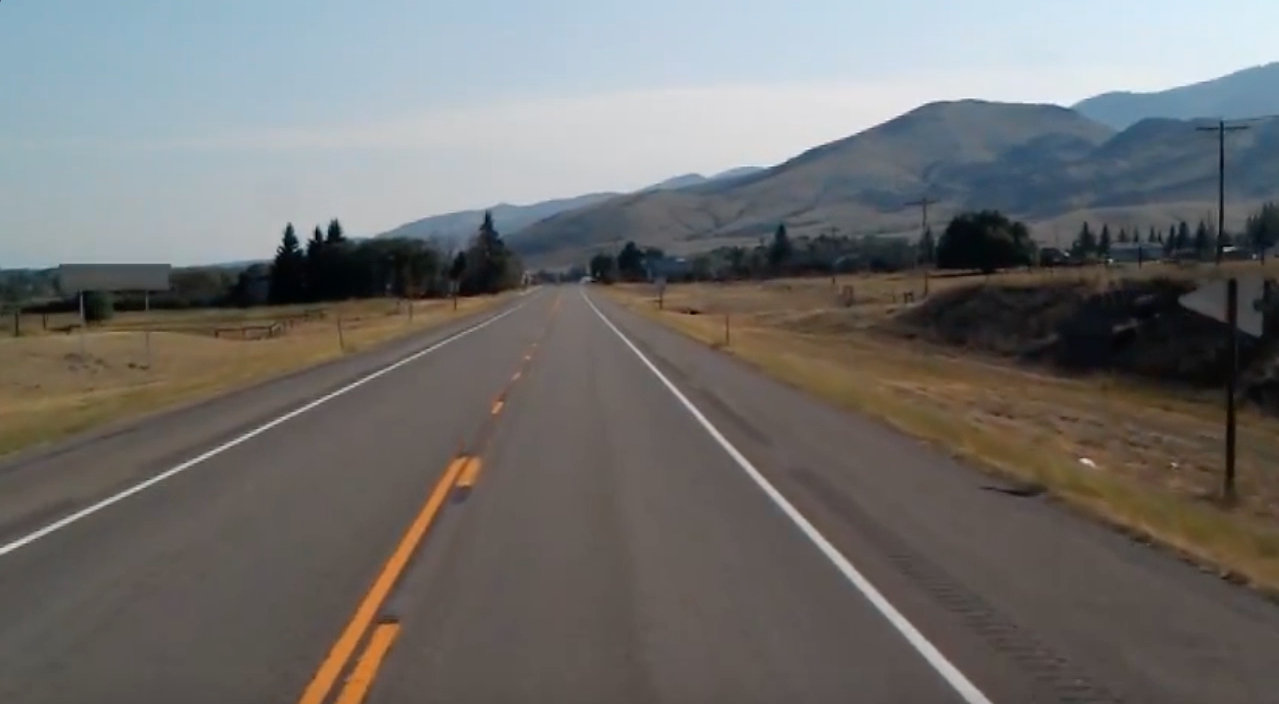
#> input picture test_image.jpg, 1279 x 704 px, given in place of test6.mp4, which was not available
$ python test4setup.py
#> lines starting #> are read from the running program, lines starting #| are printed output that depends on the picture; after the words box and inside, x2 and y2 are one past the last pixel; in counts of white or black regions, pixels touching at a corner belong together; pictures that were not available may be replaced by others from this repository, and a replacement may not be noted
#> further down, frame is the input picture: shape (704, 1279, 3); mean B, G, R 109.7, 111.3, 112.3
import cv2
import numpy as np

def make_coordinate(image, line_parameters):
    slope, intercept = line_parameters
    y1 = image.shape[0]
    y2 = int(y1*.6)
    x1 = int((y1 - intercept)/slope)
    x2 = int((y2 - intercept)/slope)
    return np.array([x1, y1, x2, y2])


def average_slope_intercept(image,lines):
    left_fit = []
    right_fit = []
    for line in lines:
        x1, y1, x2, y2 = line.reshape(4)
        parameters = np.polyfit((x1, x2), (y1, y2), 1)
        slope = parameters[0]
        intercept = parameters[1]
        if slope < 0:
            left_fit.append((slope, intercept))
        else:
            right_fit.append((slope,intercept))
    left_fit_average = np.average(left_fit, axis=0)
    right_fit_average = np.average(right_fit, axis=0)
    left_line = make_coordinate(image, left_fit_average)
    right_line = make_coordinate(image, right_fit_average)
    return np.array([left_line, right_line])


def canny(image):
    gray = cv2.cvtColor(image, cv2.COLOR_RGB2GRAY)
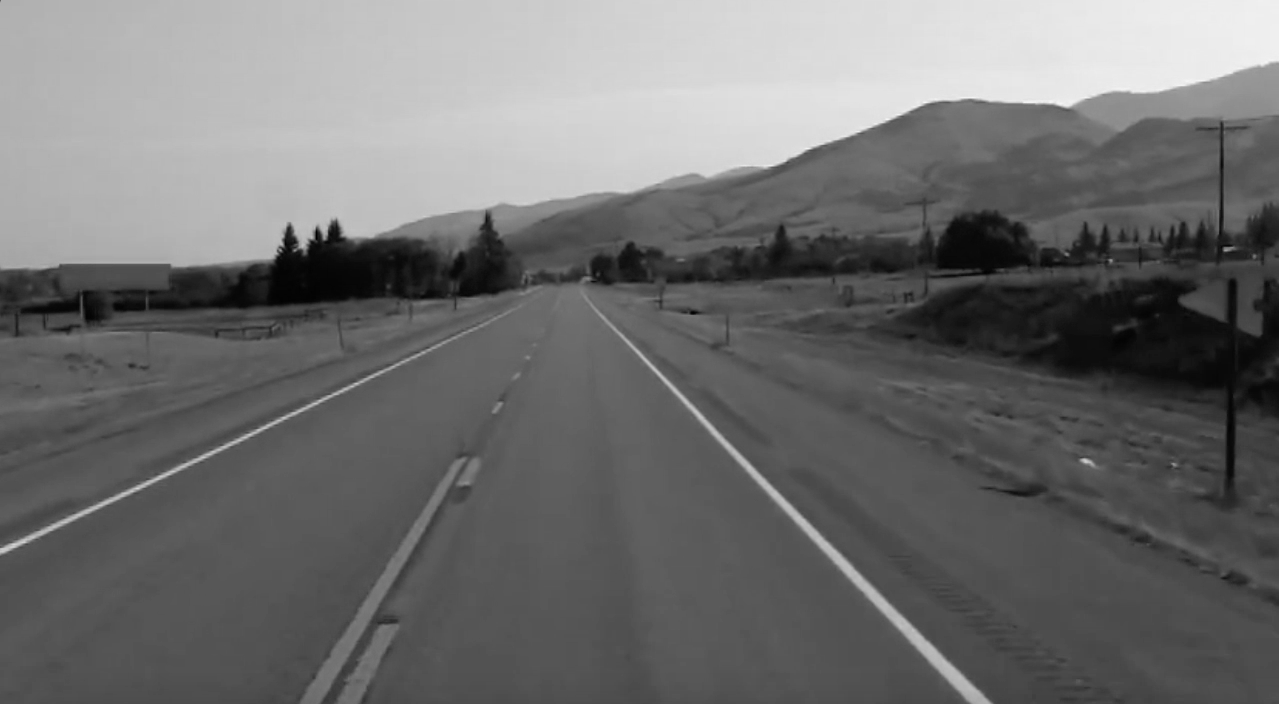
#> gray: shape (704, 1279); min 0, max 246, mean 110.9
    blur = cv2.GaussianBlur(gray, (7, 7), 0)
    canny = cv2.Canny(blur, 50, 150)
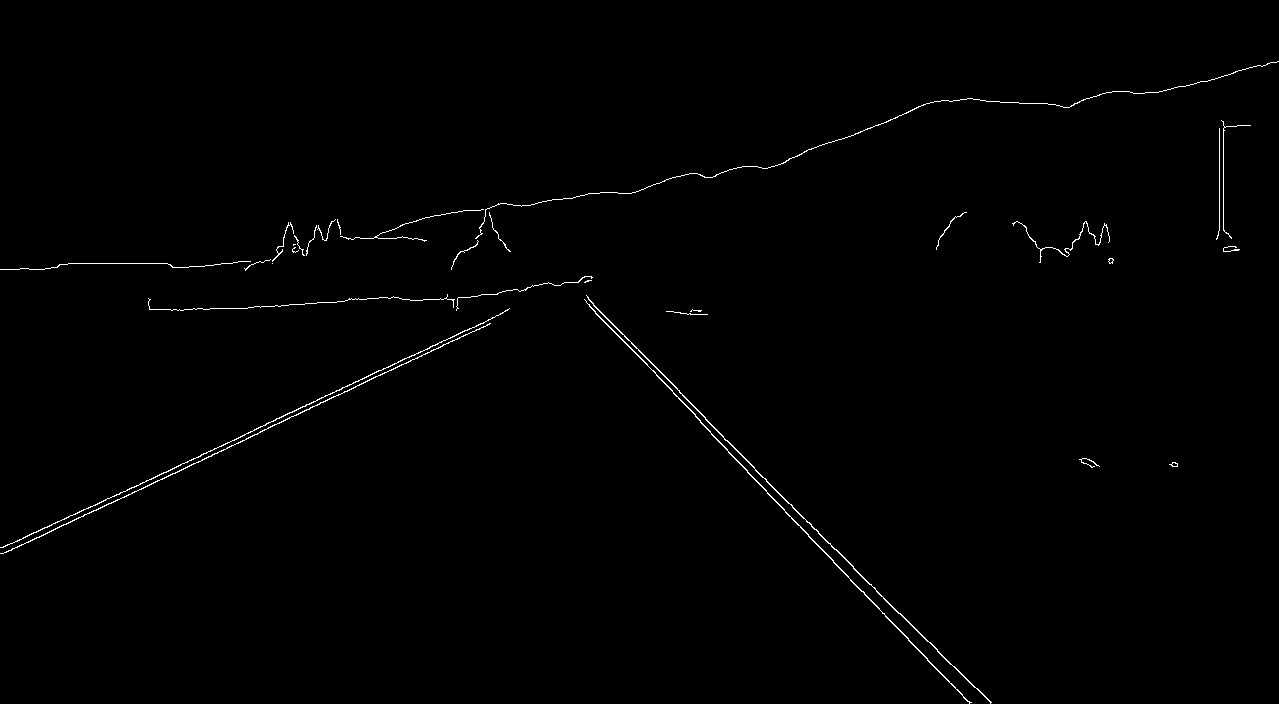
#> canny: shape (704, 1279); 0.65% white in thin lines or dots
    return canny

def display_lines(image, lines):
    line_image = np.zeros_like(image)
    if lines is not None:
        for x1, y1, x2, y2 in lines:
            cv2.line(line_image, (x1, y1), (x2, y2), (255,0,0),10)
    return line_image


def region_of_intrest(image):
    height = image.shape[0]
#> height = 704
    polygon = np.array([[(100,height),(1550, height),(800,100)]])
#> polygon = [[100, 704], [1550, 704], [800, 100]]
    mask = np.zeros_like(image)
    cv2.fillPoly(mask,polygon,255)
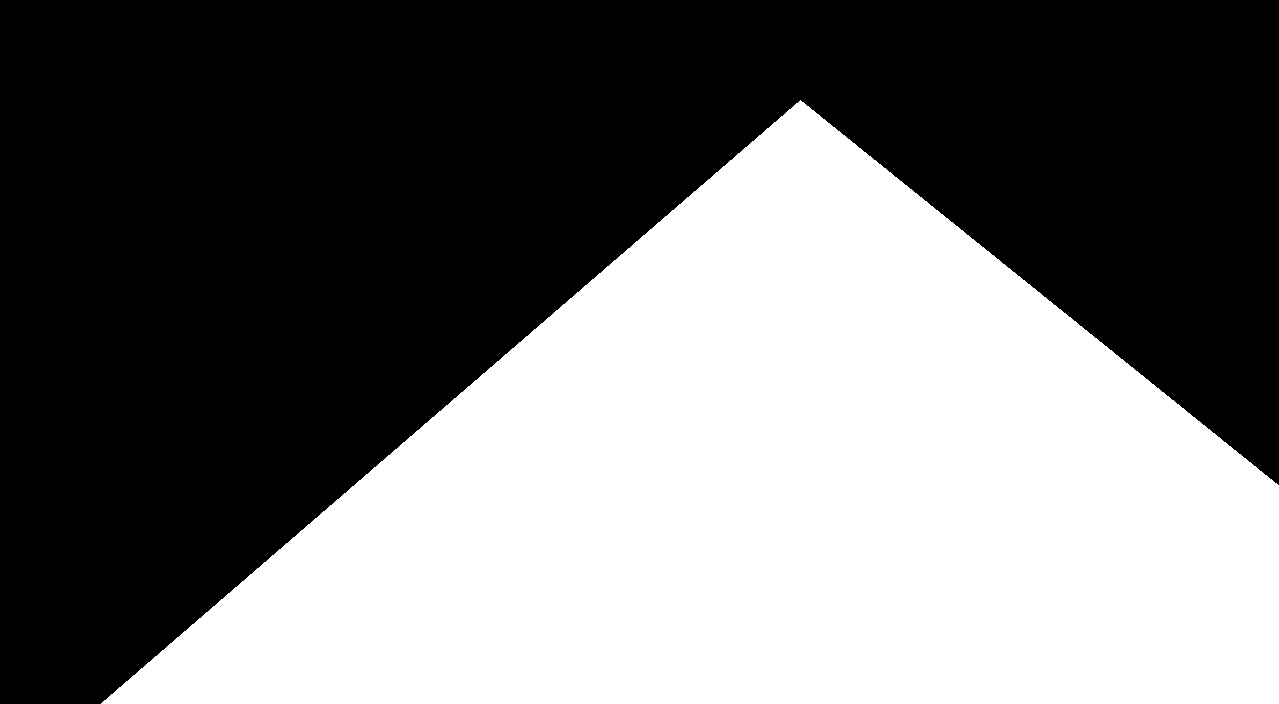
#> mask: shape (704, 1279); 45.3% white; 1 white region, box (x1, y1, x2, y2) and area: (101, 100, 1279, 704) 408255
    masked_image = cv2.bitwise_and(image, mask)
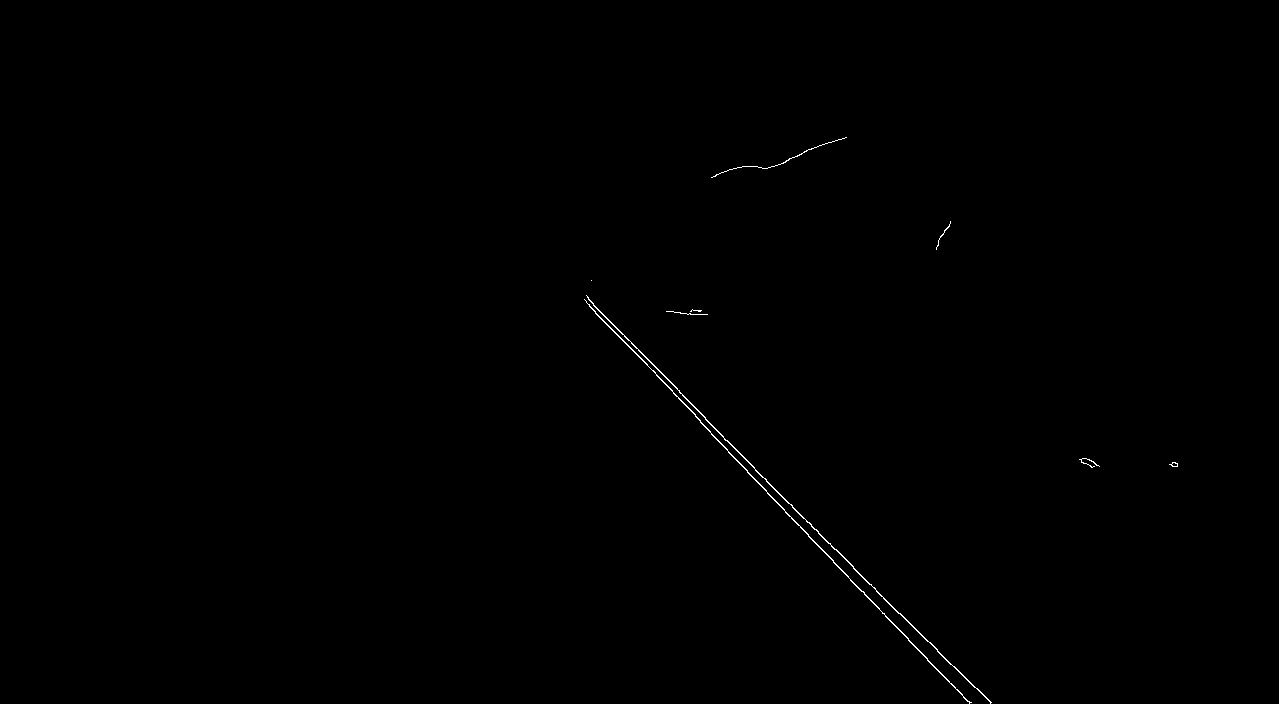
#> masked_image: shape (704, 1279); 0.21% white in thin lines or dots, all inside (x1, y1, x2, y2) = (584, 137, 1178, 704)
    return masked_image

cap = cv2.VideoCapture('test6.mp4')
while(cap.isOpened()):
    _, frame = cap.read()
    canny_image = canny(frame)
    cropped_image = region_of_intrest(canny_image)
    lines = cv2.HoughLinesP(cropped_image, 2, np.pi / 180, 90, np.array([]), minLineLength=40, maxLineGap=5)
#> lines = [[679, 392, 754, 467], [728, 452, 848, 576], [936, 649, 990, 702], [601, 318, 700, 420], [873, 602, 942, 675], [705, 419, 927, 641], [593, 305, 643, 355], [929, 661, 969, 702], [659, 371, 705, 417], [726, 449, 784, 509]]
    averaged_line = average_slope_intercept(frame, lines)
#> the loop in average_slope_intercept, `for line in lines:` made 10 passes
#> (x1, y1, x2, y2, slope, intercept) on passes 1 to 10: (679, 392, 754, 467, 1, -287), (728, 452, 848, 576, 1.03, -300.3), (936, 649, 990, 702, 0.981, -269.7), (601, 318, 700, 420, 1.03, -301.2), (873, 602, 942, 675, 1.06, -321.6), (705, 419, 927, 641, 1, -286), (593, 305, 643, 355, 1, -288), (929, 661, 969, 702, 1.03, -291.2), (659, 371, 705, 417, 1, -288), (726, 449, 784, 509, 1.03, -302)
#> after the loop in average_slope_intercept, `for line in lines:`: left_fit = []; right_fit = [(1, -287), (1.03, -300.3), (0.981, -269.7), (1.03, -301.2), (1.06, -321.6), (1, -286), (1, -288), (1.03, -291.2), (1, -288), (1.03, -302)]
#> in average_slope_intercept, `left_fit_average = np.average(left_fit, axis=0)`: left_fit_average = nan
#> in average_slope_intercept, `right_fit_average = np.average(right_fit, axis=0)`: right_fit_average = [1.02, -293.5]
#> (the run stopped early here; a loop or call above may not have finished)
